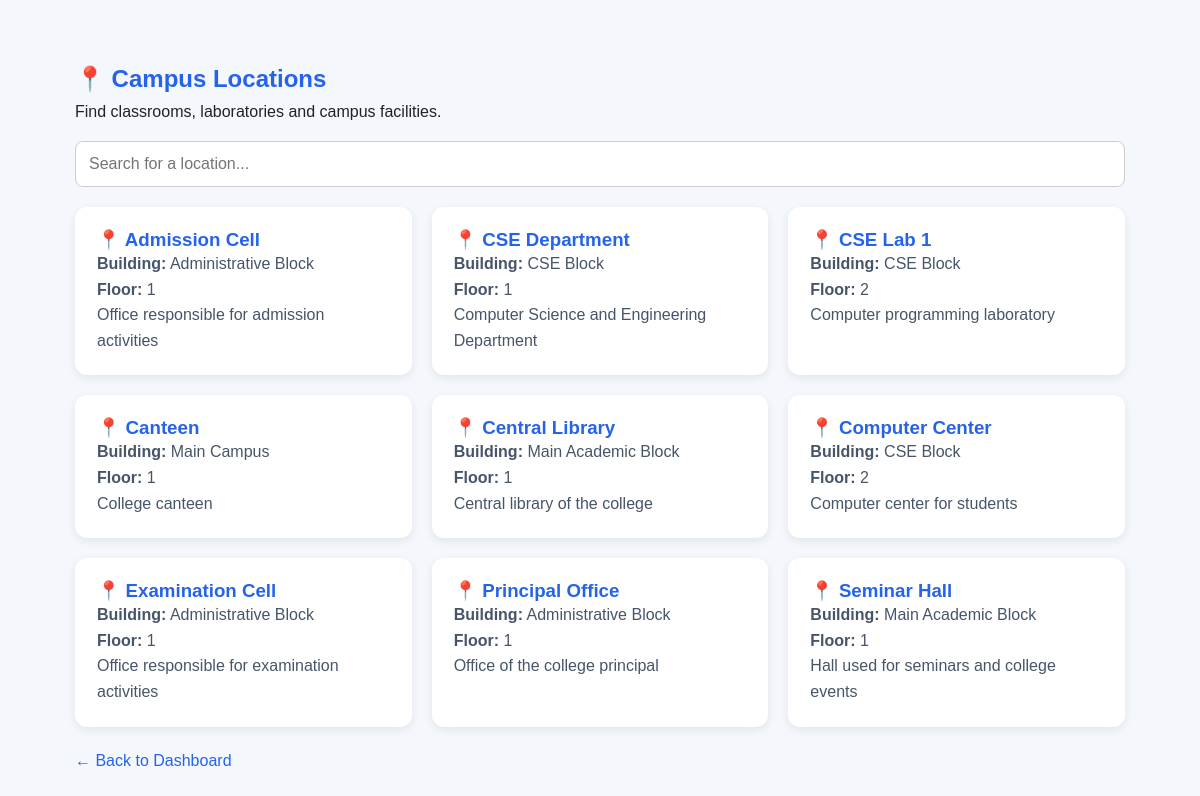
Screenshot of /locations (signed in) with the database file from the repository.
### tables this page shows
CREATE TABLE locations (
            id INTEGER PRIMARY KEY AUTOINCREMENT,
            name TEXT NOT NULL UNIQUE,
            building TEXT,
            floor INTEGER,
            description TEXT
        );

### app.py (the view)
@app.route("/locations")
@login_required
def locations():
    connection = get_database()
    try:
        locations_data = connection.execute(
            """
            SELECT name, building, floor, description
            FROM locations
            ORDER BY name
            """
        ).fetchall()
    finally:
        connection.close()
    return render_template(
        "locations.html",
        locations_data=locations_data
    )

### app.py (called while the page is built)
def get_database():
    connection = sqlite3.connect(DATABASE)
    connection.row_factory = sqlite3.Row
    connection.execute("PRAGMA foreign_keys = ON")
    return connection

def login_required(view_function):
    @wraps(view_function)
    def wrapped_view(*args, **kwargs):
        if "user_id" not in session:
            return redirect(url_for("login"))
        return view_function(*args, **kwargs)
    return wrapped_view

### templates/locations.html (shortened to what this page needs)
<!DOCTYPE html>
<html lang="en">
<head>
    <link rel="stylesheet"
          href="{{ url_for('static', filename='style.css') }}">
</head>
<body>
<div class="locations-container">
    <h2>📍 Campus Locations</h2>
    <p>Find classrooms, laboratories and campus facilities.</p>
    <input
        type="text"
        id="locationSearch"
        class="search-box"
        placeholder="Search for a location..."
        onkeyup="searchLocations()"
    >
    {% if locations_data %}
    <div class="locations-grid" id="locationsGrid">
        {% for item in locations_data %}
        <div class="location-card">
            <h3>📍 {{ item.name }}</h3>
            <p>
                <strong>Building:</strong>
                {{ item.building }}
            </p>
            <p>
                <strong>Floor:</strong>
                {{ item.floor }}
            </p>
            <p>{{ item.description }}</p>
        </div>
        {% endfor %}
    </div>
    {% else %}
    <p>No campus locations are available yet.</p>
    {% endif %}
    <a href="{{ url_for('dashboard') }}" class="back-link">
        ← Back to Dashboard
    </a>
</div>
</body>
</html>

### static/style.css (style rules this page uses)
* { margin: 0; padding: 0; box-sizing: border-box; }
body { font-family: Arial, sans-serif; background: #f4f7fb; color: #222; }

### templates/locations.html (style rules this page uses)
.locations-container { max-width: 1100px; margin: 40px auto; padding: 25px; }
.locations-container h2 { color: #2563eb; margin-bottom: 10px; }
.search-box { width: 100%; padding: 13px; margin: 20px 0; border: 1px solid #ccc; border-radius: 8px; font-size: 16px; box-sizing: border-box; }
.locations-grid { display: grid; grid-template-columns: repeat(auto-fit, minmax(250px, 1fr)); gap: 20px; }
.location-card { background: white; padding: 22px; border-radius: 12px; box-shadow: 0 3px 10px rgba(0,0,0,0.08); }
.location-card h3 { color: #2563eb; margin-top: 0; }
.location-card p { color: #475569; line-height: 1.6; }
.back-link { display: inline-block; margin-top: 25px; color: #2563eb; text-decoration: none; }

### rows the page displays
locations: name "Admission Cell", building "Administrative Block", floor "1", description "Office responsible for admission activities"
locations: name "CSE Department", building "CSE Block", floor "1", description "Computer Science and Engineering Department"
locations: name "CSE Lab 1", building "CSE Block", floor "2", description "Computer programming laboratory"
locations: name "Canteen", building "Main Campus", floor "1", description "College canteen"
locations: name "Central Library", building "Main Academic Block", floor "1", description "Central library of the college"
locations: name "Computer Center", building "CSE Block", floor "2", description "Computer center for students"
locations: name "Examination Cell", building "Administrative Block", floor "1", description "Office responsible for examination activities"
locations: name "Principal Office", building "Administrative Block", floor "1", description "Office of the college principal"
locations: name "Seminar Hall", building "Main Academic Block", floor "1", description "Hall used for seminars and college events"
